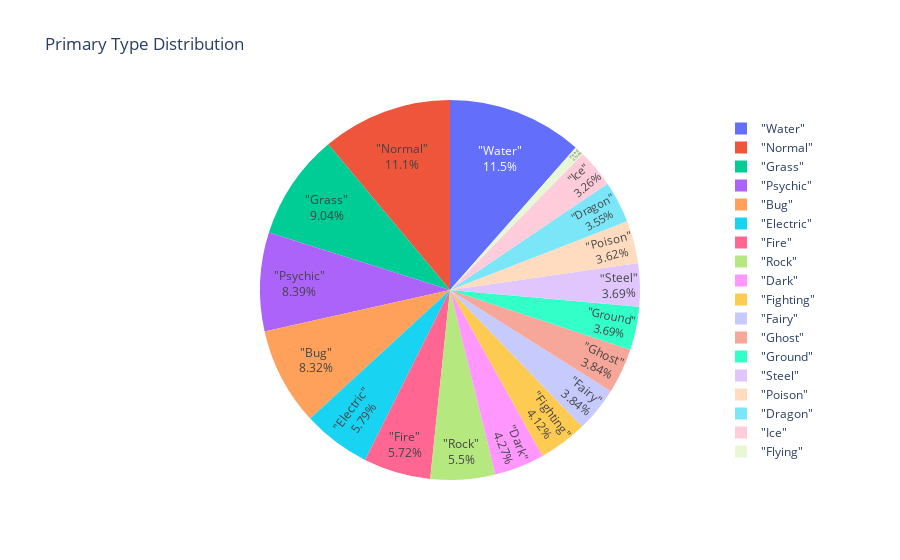

The cell this chart's notebook holds for it:
### Code cell
fig = px.pie(df, names='Primary Type', title='Primary Type Distribution')
fig.update_traces(textposition='inside', textinfo='percent+label')
fig.update_layout(legend=dict(orientation="v", yanchor="middle", y=0.5, xanchor="right", x=1))
fig.show()

### Figure 1 — Plotly figure (JSON) as saved in the notebook; plotly's stock layout.template omitted (floating-point values rounded to 4 significant figures; data arrays with more than 128 entries replaced by an {"elided": "..."} marker saying what was removed)
{"data": [{"domain": {"x": [0, 1], "y": [0, 1]}, "hovertemplate": "Primary Type=%{label}<extra></extra>", "labels": {"elided": "1382 str values"}, "legendgroup": "", "name": "", "showlegend": true, "textinfo": "percent+label", "textposition": "inside", "type": "pie"}], "layout": {"legend": {"orientation": "v", "tracegroupgap": 0, "x": 1, "xanchor": "right", "y": 0.5, "yanchor": "middle"}, "title": {"text": "Primary Type Distribution"}}}
